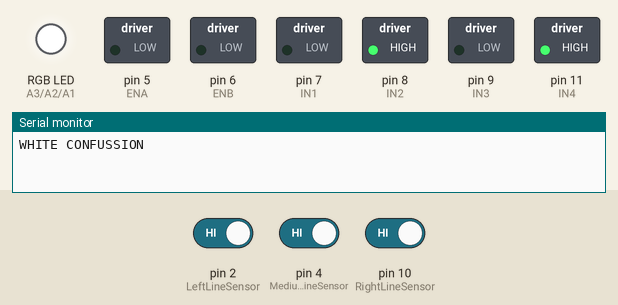
The sketch below on a simulated Arduino Uno, built with avr-gcc and run on an emulated ATmega328P. Shown: switched loads named in the sketch (green lamp = pin HIGH), an RGB LED mixed from three pins (HIGH = lit), the last lines printed to the serial monitor. Dashed ring = blinking. The test bench sets the inputs (shaded band); at power-on: pin 2 (LeftLineSensor) HIGH, pin 10 (RightLineSensor) HIGH, pin 4 (MediumLineSensor) HIGH.

Above: at 1.2 s.
1.3 s: pin 2 (LeftLineSensor) driven LOW
At 1.8 s:
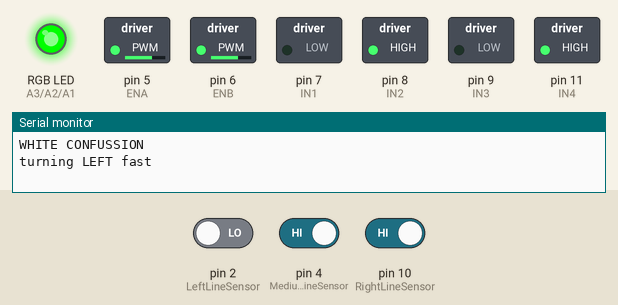
2.8 s: pin 10 (RightLineSensor) driven LOW
At 3.5 s:
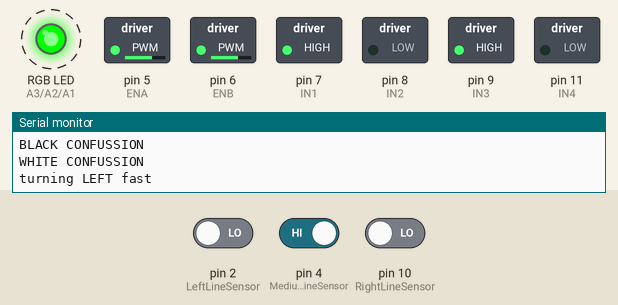
4.3 s: pin 10 (RightLineSensor) driven HIGH
At 5.3 s:
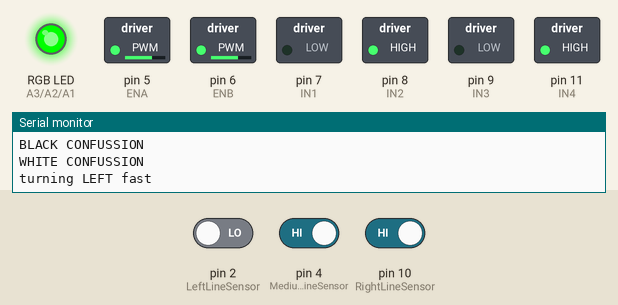
5.9 s: pin 2 (LeftLineSensor) driven HIGH
At 6.6 s:
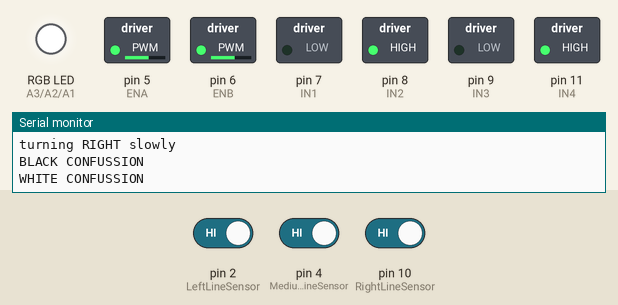
7.4 s: pin 4 (MediumLineSensor) driven LOW
At 8.3 s:
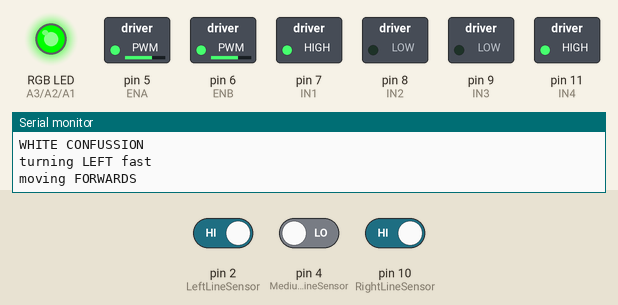
8.9 s: pin 10 (RightLineSensor) driven LOW
At 9.3 s:
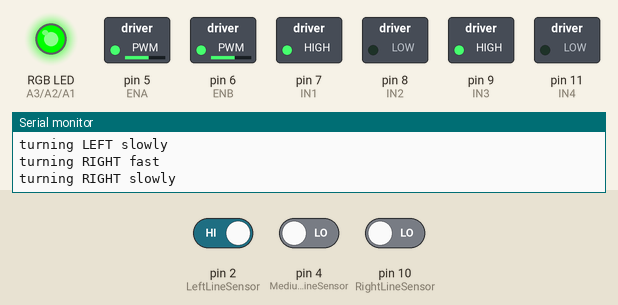
Timing chart, 0 to 11.4 s (numbered marks = the images above; inputs shaded):
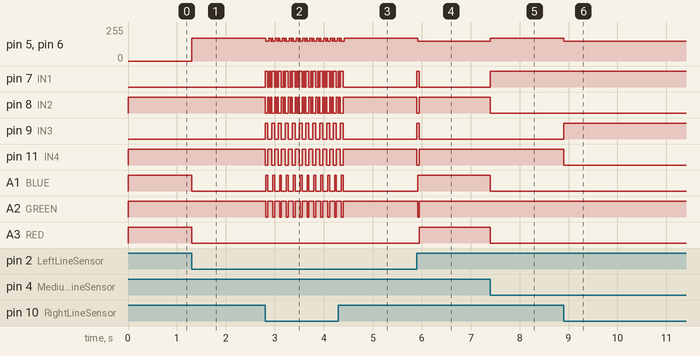

Measured:
- after the input at 1.3 s, pin 5 (ENA), pin 6 (ENB): 0/255 → 170/255 at once; A1 (BLUE), A3 (RED): HIGH → LOW at once
- after the input at 2.8 s, pin 5 (ENA), pin 6 (ENB): alternates 170/255 for 0.03 s and 150/255 for 0.06 s, starting at once
- after the input at 4.3 s, pin 5 (ENA), pin 6 (ENB): goes on until 4.4 s, then stays 170/255; pin 7 (IN1), pin 9 (IN3), A1 (BLUE): goes on until 4.4 s, then stays LOW; pin 8 (IN2), pin 11 (IN4), A2 (GREEN): goes on until 4.4 s, then stays HIGH
- after the input at 5.9 s, pin 5 (ENA), pin 6 (ENB): 170/255 → 150/255 at once; pin 7 (IN1), pin 9 (IN3): LOW → HIGH at once, → LOW 0.05 s later; pin 8 (IN2), pin 11 (IN4): HIGH → LOW at once, → HIGH 0.05 s later; A1 (BLUE): LOW → HIGH at once; A2 (GREEN): HIGH → LOW at once, → HIGH 0.04 s later
- after the input at 7.4 s, pin 5 (ENA), pin 6 (ENB): 150/255 → 170/255 at once; pin 7 (IN1): LOW → HIGH at once; pin 8 (IN2), A1 (BLUE), A3 (RED): HIGH → LOW at once
- after the input at 8.9 s, pin 5 (ENA), pin 6 (ENB): 170/255 → 150/255 at once; pin 9 (IN3): LOW → HIGH at once; pin 11 (IN4): HIGH → LOW at once

The sketch:

Siguelineas_v6.3_RAW.ino
```cpp
//www.elegoo.com

//     Right motor truth table
//Here are some handy tables to show the various modes of operation.
//  ENB         IN3             IN4         Description
//  LOW   Not Applicable   Not Applicable   Motor is off
//  HIGH        LOW             LOW         Motor is stopped (brakes)
//  HIGH        LOW             HIGH        Motor is on and turning forwards
//  HIGH        HIGH            LOW         Motor is on and turning backwards
//  HIGH        HIGH            HIGH        Motor is stopped (brakes)

#include "colours.h"//especificamos que vamos a incluir el fichero "colours.h"
#include "robot.h"//espescificamos que vamos a incluir el fichero "robot.h"
#include "motores.h"//especificamos que vamos a incluir el fichero "motores.h"
#include "sensores.h"//especificamos que vamos a incluir el fichero "sensores.h"

#define BLACK HIGH//declaramos la constante BLACK que va a equivaler a lo que entendemos como HIGH (1)
#define WHITE LOW//declaramos la constante WHITE que va a equivaler a lo que entendemos como LOW (0)

int path = LTL + 2*LTM + 4*LTR;

void setup() {//comienza el setup o parte de la programación en la que específicamos las condiciones que debe cumplir el robot al comenzar el programa
 M1Setup();//realizamos la función M1Setup que va a declara los cables empleados en este motor como salida para que podamos utilizar el motor 1
 M2Setup();//realizamos la función M2Setup que va a declara los cables empleados en este motor como salida para que podamos utilizar el motor 2

 pinMode (BLUE, OUTPUT);//declaramos el pin que corresponde a la constante BLUE como salida
 pinMode (GREEN, OUTPUT);//declaramos el pin que corresponde a la constante GREEN como salida
 pinMode (RED, OUTPUT);//declaramos el pin que corresponde a la constante RED como salida

 Serial.begin(9600);//iniciamos el SERIAL PORT a 9600 baudios para poder analizar lo que sucede durante la ejecución del programa
}//fin setup


void loop() {//comienza el loop o parte de la programación que va a realizarse en bucle
switch(path){
  case 0:
    Serial.println("WHITE CONFUSSION");//el SERIAL PORT nos mostrará el mensaje "WHITE CONFUSSION"
    white();//ejecutamos la función white para que el LED RGB muestre un color blanco
    robotLeftInstant ();//se ejecuta la función robotLefttInstant que dará lugar a que el robot se mueva hacia la izquierda para corregir la trayectoria dibujar circulos indifinidamente hasta que encuentre el rumbo y siga a la línea negra
    while (LTR==WHITE && LTM==WHITE && LTL==WHITE);//este while provoca que el programa que ha sido recién ejecutado se mantenga vigente mientras la condición (LTR==WHITE && LTM==WHITE && LTL==WHITE) se cumpla

  case 1:
    green();//ejecutamos la función green que encenderá el LED RGB en verde
    Serial.println("turning LEFT fast");//el SERIAL PORT mostrará el mensaje "turning LEFT"
    robotSetSpeed (FLASH);// si la condición anterior no se cumple, ejecutaremos la función robotSetSpeed que provocará que los motores avancen a velocidad FLASH
    robotLeftInstant();//se ejecuta la función robotLefttInstant que dará lugar a que el robot se mueva hacia la izquierda para corregir la trayectoria y volver a la línea negra
    while (LTR==WHITE && LTM==WHITE && LTL==BLACK);//este while provoca que el programa que ha sido recién ejecutado se mantenga vigente mientras la condición (LTL==BLACK) se cumpla

  case 2:
    green();//ejecutamos la función green que encenderá el LED RGB en verde
    Serial.println("moving FORWARDS");//el SERIAL PORT mostrará el mensaje "moving FORWARDS"
    robotSetSpeed (FLASH);//se ejecuta la función robotSetSpeed que ajustará todos los motores para que avancen a velocidad FLASH
    robotForwardInstant ();//se ejecuta la función robotForwardInstant que provocará que los motores se desplacen hacia delante indefinidamente
    while (LTR==WHITE && LTM==BLACK && LTL==WHITE);// este while provoca que el programa que ha sido recién ejecutado se mantenga vigente mientras la condición (LTR==WHITE && LTM==BLACK && LTL==WHITE) se cumpla

  case 3:
    green();//ejecutamos la función green que encenderá el LED RGB en verde
    Serial.println("turning LEFT slowly");//el SERIAL PORT mostrará el mensaje "turning LEFT slowly"
    robotSetSpeed (SLOW);//ejecutamos la función robotSetSpeed y para que los motores se muevan a velocidad SLOW
    robotLeftInstant();//se ejecuta la función robotLefttInstant que dará lugar a que el robot se mueva hacia la izquierda para corregir la trayectoria y volver a la línea negra
    while (LTR==WHITE && LTM==BLACK && LTL==BLACK);//este while provoca que el programa que ha sido recién ejecutado se mantenga vigente mientras la condición (LTL==BLACK) se cumpla

  case 4:
    green();//ejecutamos la función green que encenderá el LED RGB en verde
    Serial.println("turning RIGHT fast");//el SERIAL PORT mostrará el mensaje "turning RIGHT fast"
    robotSetSpeed (FLASH);// si la condición anterior no se cumple, ejecutaremos la función robotSetSpeed que provocará que los motores avancen a velocidad FLASH
    robotRightInstant();//se ejecuta la función robotRightInstant que dará lugar a que el robot se mueva hacia la derecha para corregir la trayectoria y volver a la línea negra
    while (LTR==BLACK && LTM==WHITE && LTL==WHITE);//este while provoca que el programa que ha sido recién ejecutado se mantenga vigente mientras la condición (LTR==BLACK && LTM==WHITE && LTL==WHITE) se cumpla

  case 5:
    //emergency();
    //while (LTR==BLACK && LTM==WHITE && LTL==BLACK);//este while provoca que el programa que ha sido recién ejecutado se mantenga vigente mientras la condición ((LTR==BLACK && LTM==WHITE && LTL==BLACK)) se cumpla

  case 6:
    green();//ejecutamos la función green que encenderá el LED RGB en verde
    Serial.println("turning RIGHT slowly");//el SERIAL PORT mostrará el mensaje "turning RIGHT slowly"
    robotSetSpeed (SLOW);//ejecutamos la función robotSetSpeed y para que los motores se muevan a velocidad SLOW
    robotRightInstant();//se ejecuta la función robotRightInstant que dará lugar a que el robot se mueva hacia la derecha para corregir la trayectoria y volver a la línea negra
    while (LTR==BLACK && LTM==BLACK && LTL==WHITE);//este while provoca que el programa que ha sido recién ejecutado se mantenga vigente mientras la condición (LTR==BLACK) se cumpla

  case 7:
    blue();//ejecutamos la función blue para que el LED RGB muestre un color azul
    Serial.println("BLACK CONFUSSION");//el SERIAL PORT nos mostrará el mensaje "BLACK CONFUSSION"
    robotRightInstant ();//se ejecuta la función robotRightInstant que dará lugar a que el robot se mueva hacia la derecha para dibujar círculos de manera indefinida hasta volver a la línea negra
    while (LTR==BLACK && LTM==BLACK && LTL==BLACK);//este while provoca que el programa que ha sido recién ejecutado se mantenga vigente mientras la condición (LTR==BLACK && LTM==BLACK && LTL==BLACK) se cumpla
 }
}//fin del loop y por tanto de la programación
```

colours.cpp
```cpp
#include "pines_arduino.h"//especificamos que vamos a incluir el fichero "pines_arduino.h"

void red(){//declaramos una función digital llamada red que encenderá el LED RGB en rojo
  digitalWrite (RED, HIGH);//se enciende el color rojo del LED RGB
  digitalWrite (GREEN, LOW);//se apaga el color verde del LED RGB
  digitalWrite (BLUE, LOW); //se apaga el color azul del LED RGB
}//termina el programa que genera la función red, y el resultado es un color rojo intenso

void green(){//declaramos una función digital llamada green que encenderá el LED RGB en verde
  digitalWrite (RED, LOW);//se apaga el color rojo del LED RGB
  digitalWrite (GREEN, HIGH);//se enciende el color verde del LED RGB
  digitalWrite (BLUE, LOW); //se apaga el color azul del LED RGB
}//termina el programa que genera la función green, y el resultado es un color verde intenso

void blue(){//declaramos una función digital llamada blue que encenderá el LED RGB en azul
  digitalWrite (RED, LOW);//se apaga el color rojo del LED RGB
  digitalWrite (GREEN, LOW);//se apaga el color verde del LED RGB
  digitalWrite (BLUE, HIGH);//se enciende el color azul del LED RGB
}//termina el programa que genera la función blue, y el resultado es un color azul intenso

void yellow(){//declaramos una función digital llamada yellow que encenderá el LED RGB en amarillo
  digitalWrite (RED, HIGH);//se enciende el color rojo del LED RGB
  digitalWrite (GREEN, HIGH);//se enciende el color verde del LED RGB
  digitalWrite (BLUE, LOW);//se apaga el color azul del LED RGB
}//termina el programa que genera la función yellow, y el resultado es un color amarillento o anaranjado

void magenta(){//declaramos una función digital llamada green que encenderá el LED RGB en magenta (un tono rosado)
  digitalWrite (RED, HIGH);//se enciende el color rojo del LED RGB
  digitalWrite (GREEN, LOW);//se apaga el color verde del LED RGB
  digitalWrite (BLUE, HIGH);//se enciende el color azul del LED RGB
}//termina el programa que genera la función magenta, y el resultado es un color rosado

void cyan(){//declaramos una función digital llamada green que encenderá el LED RGB en cian (azul claro)
  digitalWrite (RED, LOW);//se apaga el color rojo del LED RGB
  digitalWrite (GREEN, HIGH);//se enciende el color verde del LED RGB
  digitalWrite (BLUE, HIGH);//se enciende el color azul del LED RGB
}//termina el programa que genera la función cyan, y el resultado es un color celeste o azul claro

void white(){//declaramos una función digital llamada green que encenderá el LED RGB en blanco
  digitalWrite (RED, HIGH);//se enciende el color rojo del LED RGB
  digitalWrite (GREEN, HIGH);//se enciende el color verde del LED RGB
  digitalWrite (BLUE, HIGH);//se enciende el color azul del LED RGB
}//termina el programa que genera la función white, y el resultado es un color blanco intenso

void black(){//declaramos una función digital llamada green apagará el LED RGB (color negro)
  digitalWrite (RED, LOW);//se apaga el color rojo del LED RGB
  digitalWrite (GREEN, LOW);//se apaga el color verde del LED RGB
  digitalWrite (BLUE, LOW);//se apaga el color azul del LED RGB
}//termina el programa que genera la función azul, y el resultado es la ausencia de color (negro)
```

colours.h
```cpp
void red();//declaramos la existencia de una función digital llamada red cuyas especificaciones y efectos serán explicados en el fichero colours.cpp
void green();//declaramos la existencia de una función digital llamada green cuyas especificaciones y efectos serán explicados en el fichero colours.cpp
void blue();//declaramos la existencia de una función digital llamada blue cuyas especificaciones y efectos serán explicados en el fichero colours.cpp
void yellow();//declaramos la existencia de una función digital llamada yellow cuyas especificaciones y efectos serán explicados en el fichero colours.cpp
void magenta();//declaramos la existencia de una función digital llamada magenta cuyas especificaciones y efectos serán explicados en el fichero colours.cpp
void cyan();//declaramos la existencia de una función digital llamada cyan cuyas especificaciones y efectos serán explicados en el fichero colours.cpp
void white();//declaramos la existencia de una función digital llamada white cuyas especificaciones y efectos serán explicados en el fichero colours.cpp
void black();////declaramos la existencia de una función digita llamada black cuyas especificaciones y efectos serán explicados en el fichero colours.cpp
```

motores.cpp
```cpp
#include "robot.h"//especificamos que vamos a incluir el fichero "robot.h"
#include <Arduino.h>//especificamos que vamos a incluir el fichero "Arduino.h"

void M1Setup(){//comienza la función digital M1Setup que configurará y declarará los cables pertenecientes a los motores M1 como salida para poder emplearlos en el programa principal
  pinMode(IN1, OUTPUT); //declaramos el cable IN1 como salida (el ordenador le manda información al robot a través de este)
  pinMode(IN2, OUTPUT);//declaramos el cable IN2 como salida (el ordenador le manda información al robot a través de este)
  pinMode(ENA, OUTPUT);//declaramos el cable ENA como salida (el ordenador le manda información al robot a través de este)
}//termina la función M1Setup que nos ha permitido preparalo todo para que los motores M1 sean cómodamente utilizados en el programa principal

void M2Setup(){//comienza la función digital M2Setup que configurará y declarará los cables pertenecientes a los motores M2 como salida para poder emplearlos en el programa principal
  pinMode(IN3, OUTPUT); //declaramos el cable IN3 como salida (el ordenador le manda información al robot a través de este)
  pinMode(IN4, OUTPUT);//declaramos el cable IN4 como salida (el ordenador le manda información al robot a través de este)
  pinMode(ENB, OUTPUT);//declaramos el cable ENB como salida (el ordenador le manda información al robot a través de este)
}//termina la función M2Setup que nos ha permitido preparalo todo para que los motores M2 sean cómodamente utilizados en el programa principal

void M1Speed(int speed){//declaramos la función analógica M1Speed que establece la velocidad a la que se moveran los motores M1 mediante la variable entera speed
  analogWrite(ENA, speed );//el cable ENA transmitirá a los motores M1 la frecuencia con que han de encenderse y apagarse (velocidad) mediante la variable speed
}//termina el programa relativo a la función analógica M1Speed que permitirá configurar la velocidad a la que se moverán los motores M1

void M2Speed(int speed){//declaramos la función analógica M2Speed que establece la velocidad a la que se moveran los motores M2 mediante la variable entera speed
  analogWrite(ENB, speed);//el cable ENB transmitirá a los motores M2 la frecuencia con que han de encenderse y apagarse (velocidad) mediante la variable speed
}//termina el programa relativo a la función analógica M2Speed que permitirá configurar la velocidad a la que se moverán los motores M2

// Definimos movimientos basicos de cada motor

void M1Forward(){//declaramos la función digital M1Forward que hace que los motores M1 avancen hacia adelante indefinidamente
  digitalWrite(IN1, HIGH);//el cable IN1 se enciende
  digitalWrite(IN2, LOW);//el cable IN2 se apaga
}//termina el programa relativo a la función analógica M1Forward que provocará que los motores M1 se desplacen hacia delante

void M2Forward(){//declaramos la función digital M2Forward que hace que los motores M2 avancen hacia adelante indefinidamente
  digitalWrite(IN3, LOW); //el cable IN3 se apaga
  digitalWrite(IN4, HIGH);//el cable IN4 se enciende
}//termina el programa relativo a la función analógica M2Forward que provocará que los motores M2 se desplacen hacia delante

void M1Backward(){//declaramos la función digital M1Backward que hace que los motores M1 avancen hacia detrás indefinidamente
  digitalWrite(IN1, LOW);//el cable IN1 se apaga
  digitalWrite(IN2, HIGH);//el cable IN2 se enciende
}//termina el programa relativo a la función analógica M1Backward que provocará que los motores M1 se desplacen hacia atrás

void M2Backward(){//declaramos la función digital M2Backward que hace que los motores M2 avancen hacia detrás indefinidamente
  digitalWrite(IN3, HIGH);//el cable IN3 se enciende
  digitalWrite(IN4, LOW); //el cable IN4 se apaga
}//termina el programa relativo a la función analógica M2Backward que provocará que los motores M2 se desplacen hacia atrás

void M1SmoothStop(){//declaramos la función digital M1SmoothStop que hace que los motores M1 se detengan suave y progresivamente
  digitalWrite(IN1, LOW);//el cable IN1 se apaga
  digitalWrite(IN2, LOW);//el cable IN3 se apaga
}//termina el programa relativo a la función analógica M1SmoothStop que provocará que los motores M1 se hayan parado suavemente


void M2SmoothStop(){//declaramos la función digital M2SmoothStop que hace que los motores M2 se detengan suave y progresivamente
  digitalWrite(IN3, LOW);//el cable IN1 se apaga
  digitalWrite(IN4, LOW);//el cable IN3 se apaga
}//termina el programa relativo a la función analógica M2SmoothStop que provocará que los motores M2 se hayan parado suavemente

void M1Brake(){//declaramos la función digital M1Brake que hace que los motores M1 se detengan en seco
  digitalWrite(IN1, HIGH);//el cable IN1 se enciende
  digitalWrite(IN2, HIGH);//el cable IN2 se enciende
}//termina el programa relativo a la función analógica M1Brake que provocará que los motores M1 se hayan parado en seco

void M2Brake(){//declaramos la función digital M2Brake que hace que los motores M2 se detengan en seco
  digitalWrite(IN3, HIGH);//el cable IN3 se enciende
  digitalWrite(IN4, HIGH); //el cable IN4 se enciende
}//termina el programa relativo a la función analógica M2Brake que provocará que los motores M2 se hayan parado en seco
```

sensores.h
```cpp
#define LTR !digitalRead(RightLineSensor)//declaramos la constante LTR que equivaldrá al valor digital (HIGH o LOW) que el RightLineSensor lea
#define LTM !digitalRead(MediumLineSensor)//declaramos la constante LTM que equivaldrá al valor digital (HIGH o LOW) que el MediumLineSensor lea
#define LTL !digitalRead(LeftLineSensor)//declaramos la constante LTL que equivaldrá al valor digital (HIGH o LOW) que el LeftLineSensor lea
```

Source omitted: motores.h (1984 bytes), pines_arduino.h (2063 bytes), robot.cpp (8949 bytes), robot.h (3496 bytes)
